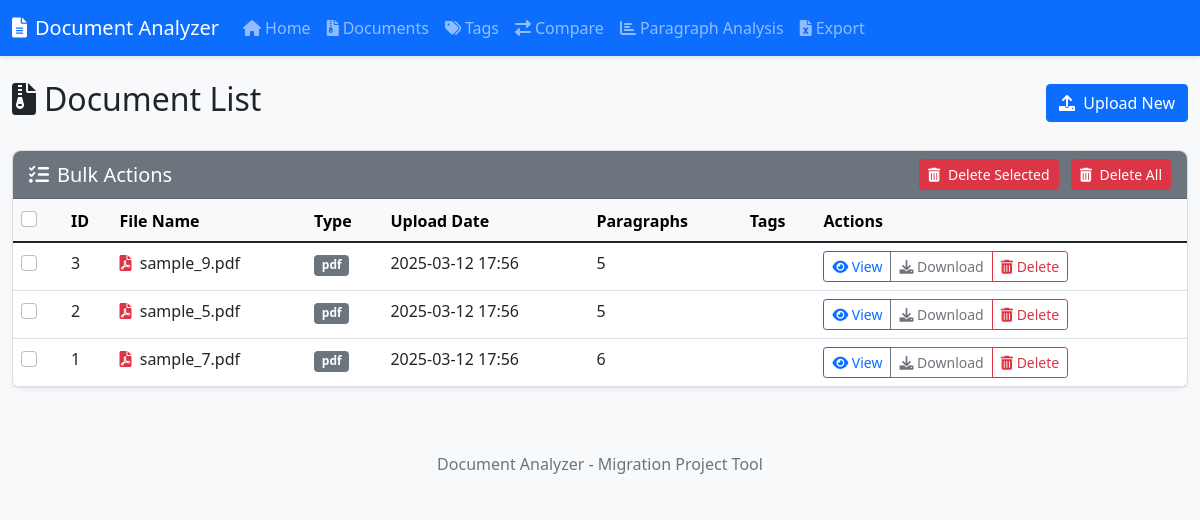
Screenshot of /documents with the database file from the repository.
### models.py (models this page shows, shortened)
class Document(db.Model):
    id = db.Column(db.Integer, primary_key=True)
    filename = db.Column(db.String(255), nullable=False)
    original_filename = db.Column(db.String(255), nullable=False)
    file_type = db.Column(db.String(10), nullable=False)  # 'pdf' or 'docx'
    upload_date = db.Column(db.DateTime, default=datetime.utcnow)
    paragraphs = db.relationship('Paragraph', backref='document', lazy=True, cascade="all, delete-orphan")
    tags = db.relationship('Tag', secondary=document_tags, lazy='subquery',
                          backref=db.backref('documents', lazy=True))

### app.py (the view)
    @app.route('/documents')
    def document_list():
        documents = Document.query.order_by(Document.upload_date.desc()).all()
        return render_template('document_list.html', documents=documents)

### templates/document_list.html (shortened to what this page needs)
{% extends 'base.html' %}
{% block content %}
<div class="d-flex justify-content-between align-items-center mb-4">
    <h2><i class="fas fa-file-archive me-2"></i>Document List</h2>
    <div>
        <a href="{{ url_for('index') }}" class="btn btn-primary">
            <i class="fas fa-upload me-1"></i> Upload New
        </a>
    </div>
</div>
{% if documents %}
    <div class="mb-3">
        <form id="bulkActionForm" action="{{ url_for('delete_selected_documents') }}" method="post">
            <div class="card">
                <div class="card-header bg-secondary text-white">
                    <div class="d-flex justify-content-between align-items-center">
                        <h5 class="card-title mb-0"><i class="fas fa-tasks me-2"></i>Bulk Actions</h5>
                        <div>
                            <button type="submit" class="btn btn-sm btn-danger" data-confirm="Are you sure you want to delete the selected documents? This cannot be undone.">
                                <i class="fas fa-trash-alt me-1"></i> Delete Selected
                            </button>
                            <a href="#" class="btn btn-sm btn-danger ms-2" data-bs-toggle="modal" data-bs-target="#deleteAllModal">
                                <i class="fas fa-trash-alt me-1"></i> Delete All
                            </a>
                        </div>
                    </div>
                </div>
                <div class="card-body p-0">
                    <div class="table-responsive">
                        <table class="table table-hover mb-0">
                            <thead class="table-light">
                                <tr>
                                    <th scope="col" style="width: 50px;">
                                        <div class="form-check">
                                            <input class="form-check-input" type="checkbox" id="selectAll">
                                        </div>
                                    </th>
                                    <th scope="col">ID</th>
                                    <th scope="col">File Name</th>
                                    <th scope="col">Type</th>
                                    <th scope="col">Upload Date</th>
                                    <th scope="col">Paragraphs</th>
                                    <th scope="col">Tags</th>
                                    <th scope="col">Actions</th>
                                </tr>
                            </thead>
                            <tbody>
                                {% for doc in documents %}
                                <tr>
                                    <td>
                                        <div class="form-check">
                                            <input class="form-check-input document-checkbox" type="checkbox" name="selected_docs" value="{{ doc.id }}">
                                        </div>
                                    </td>
                                    <td>{{ doc.id }}</td>
                                    <td>
                                        {% if doc.file_type == 'pdf' %}
                                            <i class="fas fa-file-pdf text-danger me-1"></i>
                                        {% else %}
                                            <i class="fas fa-file-word text-primary me-1"></i>
                                        {% endif %}
                                        {{ doc.original_filename }}
                                    </td>
                                    <td><span class="badge bg-secondary">{{ doc.file_type }}</span></td>
                                    <td>{{ doc.upload_date.strftime('%Y-%m-%d %H:%M') }}</td>
                                    <td>{{ doc.paragraphs|length }}</td>
                                    <td>
                                    </td>
                                    <td>
                                        <div class="btn-group btn-group-sm">
                                            <a href="{{ url_for('document_view', id=doc.id) }}" class="btn btn-outline-primary">
                                                <i class="fas fa-eye"></i> View
                                            </a>
                                            <a href="{{ url_for('document_download', id=doc.id) }}" class="btn btn-outline-secondary">
                                                <i class="fas fa-download"></i> Download
                                            </a>
                                            <button type="button" class="btn btn-outline-danger"
                                                    data-bs-toggle="modal"
                                                    data-bs-target="#deleteDocumentModal"
                                                    data-document-id="{{ doc.id }}"
                                                    data-document-name="{{ doc.original_filename }}">
                                                <i class="fas fa-trash-alt"></i> Delete
                                            </button>
                                        </div>
                                    </td>
                                </tr>
                                {% endfor %}
                            </tbody>
                        </table>
                    </div>
                </div>
            </div>
        </form>
    </div>
{% else %}
    <div class="alert alert-info">
        <i class="fas fa-info-circle me-2"></i>
        No documents have been uploaded yet. <a href="{{ url_for('index') }}">Upload some now</a>.
    </div>
{% endif %}
{% endblock %}

### static/css/main.css (style rules this page uses)
body { font-family: 'Segoe UI', Tahoma, Geneva, Verdana, sans-serif; background-color: #f8f9fa; }
.card { border-radius: 0.5rem; box-shadow: 0 2px 4px rgba(0,0,0,0.05); margin-bottom: 1.5rem; }
.card-header { border-top-left-radius: 0.5rem !important; border-top-right-radius: 0.5rem !important; }
.table th { font-weight: 600; }

### rows the page displays
Document: id "3", original_filename "sample_9.pdf", file_type "pdf", upload_date "2025-03-12 17:56", paragraphs|length "5"
Document: id "2", original_filename "sample_5.pdf", file_type "pdf", upload_date "2025-03-12 17:56", paragraphs|length "5"
Document: id "1", original_filename "sample_7.pdf", file_type "pdf", upload_date "2025-03-12 17:56", paragraphs|length "6"
